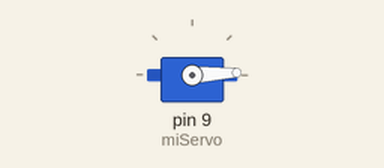
A sketch run on a simulated Arduino Uno, built with avr-gcc and run on an emulated ATmega328P. Parts: servo.

Above: at 0.55 s.
At 1.8 s:
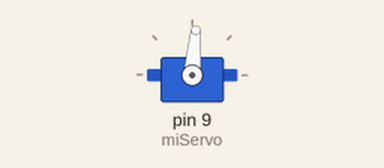
At 3.1 s:
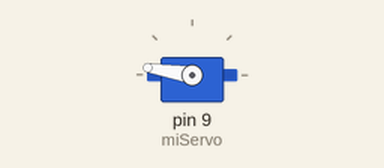
At 5.7 s:
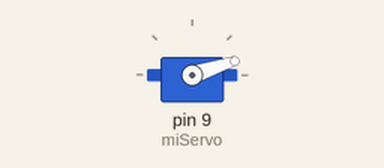
Timing chart, 0 to 7.6 s (numbered marks = the images above):
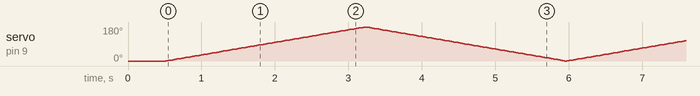

The sketch:

barrido.ino
```cpp
// Sesion 6 - El barrido: contar mientras se mueve
// Mismos cables que servo.ino: cafe a GND, rojo a 5V, naranjo al pin 9.

#include <Servo.h>
Servo miServo;

void setup() {
  miServo.attach(9);
  miServo.write(0);   // a la posicion de partida...
  delay(500);         // ...y un momento para llegar, antes de barrer
}

void loop() {
  for (int a = 0; a <= 180; a++) {   // de ida: sube de a uno hasta 180
    miServo.write(a);
    delay(15);
  }
  for (int a = 180; a >= 0; a--) {   // y de vuelta, contando al reves
    miServo.write(a);
    delay(15);
  }
}
```
